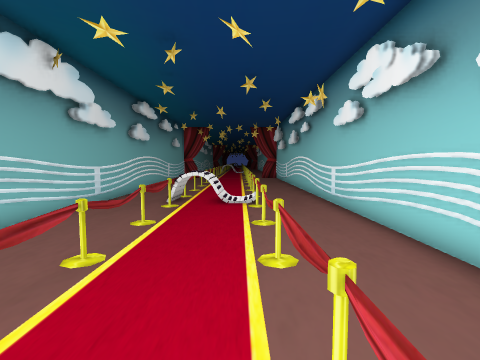
[1] (above)

12 first-person views from a walk through a Unity game level. The camera is 1.5 m above the floor, tilts 4° down and sees 85° across. The floor is counted in squares, 0.9 m on a side. Each view is taken from the middle of a square. On the plan, view 1 faces up. The plan holds only what a view shows up to about 14 squares ahead; the rest is blank. The place goes on beyond the plan. The player is left out.

[2]
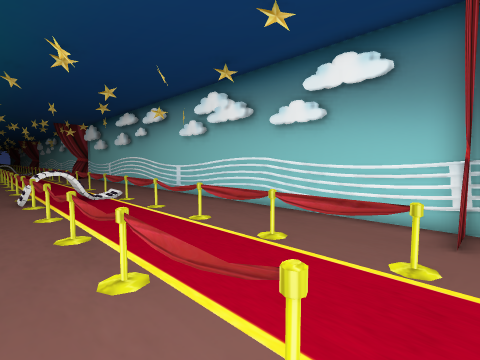

[3]
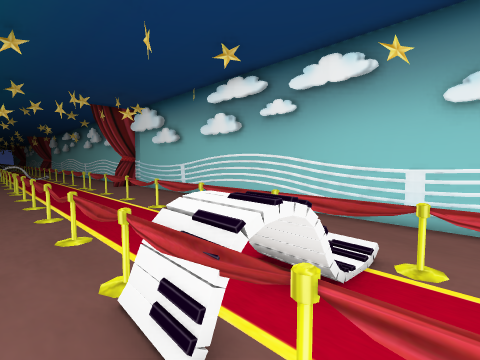

[4]
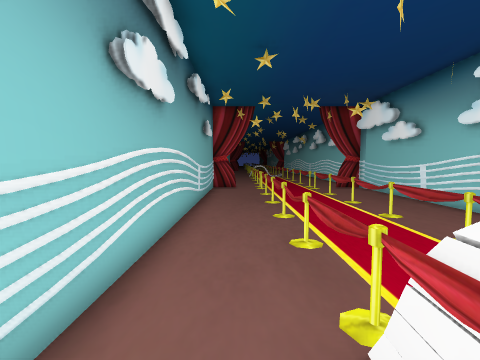

[5]
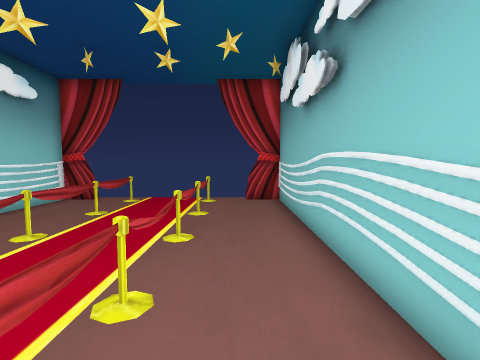

[6]
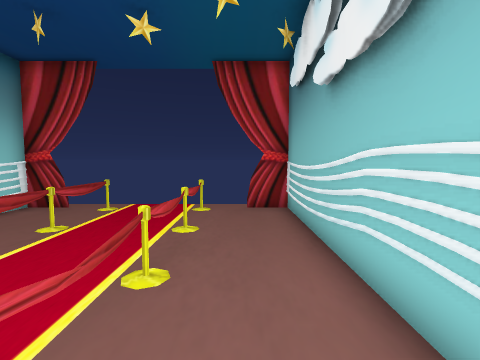

[7]
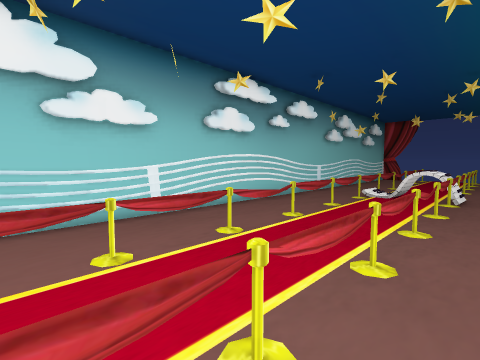

[8]
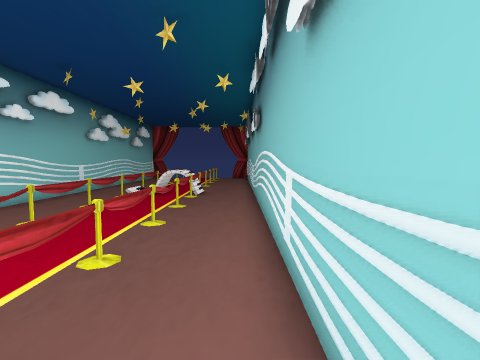

[9]
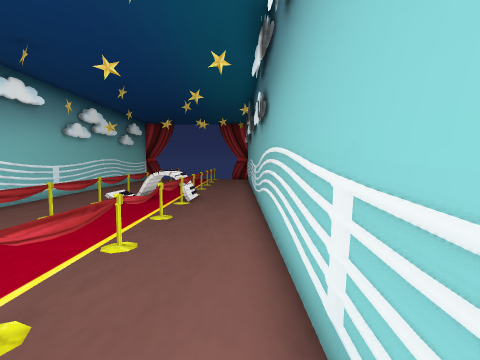

[10]
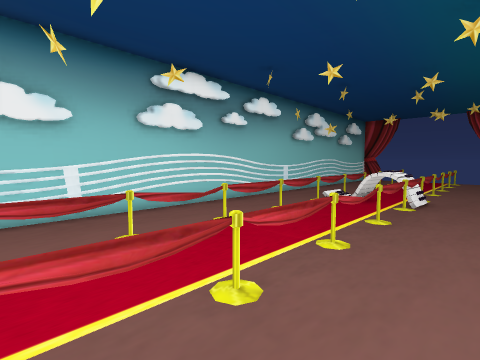

[11]
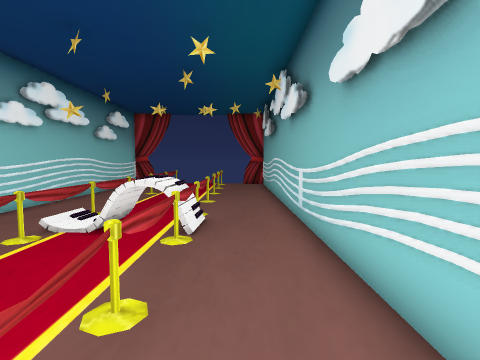

[12]
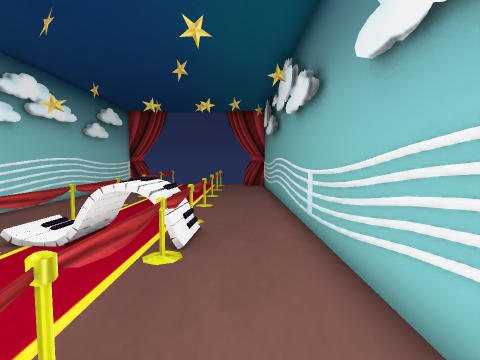

### Floor plan
Key: @ floor where view 1 was taken; # wall or solid block; x gap in a wall; . floor; = window, fence, low wall or low ledge; O other object.
Columns run from 6 left of view 1 to 4 right of it. Each row starts with its distance up from view 1.
 25  ..=...=..#
 24 #..#...=..#
 23 #..x...x..#
 22 #..=...=..#
 21 #..=...=..#
 20 #..x...x..#
 19 #..x...x..#
 18 #..=...=..#
 17 #..=...=..#
 16 #..x...x..#
 15 #..=...=..#
 14 #..=...=..#
 13 #..=...=..#
 12 #..OOO.x..#
 11 #..OOOx=..#
 10 #..=...=..#
  9 #..x...x..#
  8 #..x...x..#
  7 #..=...=..#
  6 #..=...=..#
  5 #..x...x..#
  4 #..=...=..#
  3 #..=...=..#
  2 #..=...#..#
  1 #..x...x..#
  0 #..=..@=..#
 -1 ##.=...=.##
 -2 x ........

Positions as (right, up) in squares from view 1, and headings:
1: (0, 0), facing up
2: (-4, -2), facing up-right
3: (-4, 9), facing up-right
4: (-4, 10), facing up
5: (-4, 10), facing down
6: (-4, 8), facing down
7: (-4, 25), facing down-right
8: (-5, 25), facing down
9: (-5, 23), facing down
10: (-5, 23), facing down-right
11: (-4, 18), facing down
12: (-4, 17), facing down
